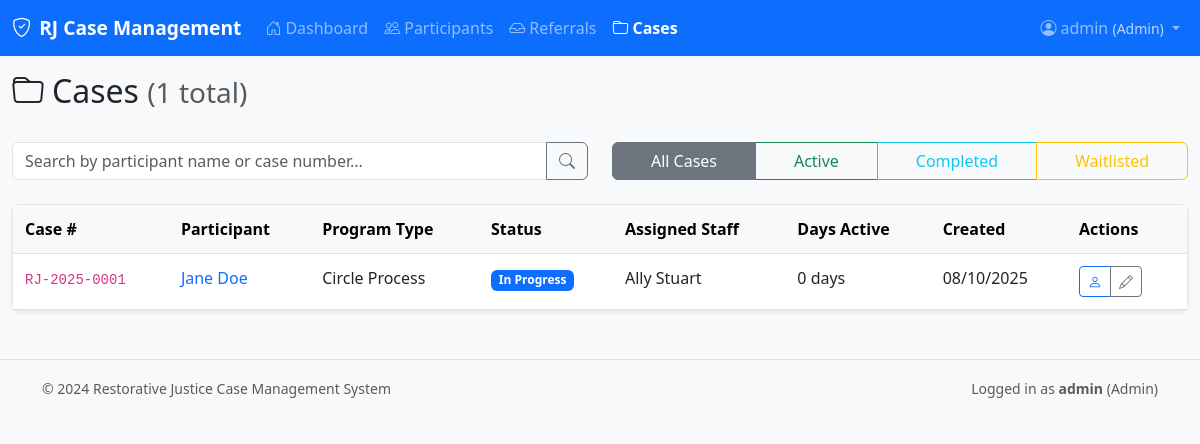
The app's page /cases (signed in) with its own data.
### models.py (models this page shows, shortened)
class User(UserMixin, db.Model):
    __tablename__ = 'users'
    id = db.Column(db.Integer, primary_key=True)
    username = db.Column(db.String(80), unique=True, nullable=False)
    email = db.Column(db.String(120), unique=True, nullable=False)
    password_hash = db.Column(db.String(255), nullable=False)
    role = db.Column(db.String(20), default='volunteer')  # volunteer, coordinator, admin
    created_at = db.Column(db.DateTime, default=datetime.utcnow)
    is_active = db.Column(db.Boolean, default=True)
    processed_referrals = db.relationship('Referral', backref='processor', lazy=True, foreign_keys='Referral.processed_by')
    @property
    def role_display(self):
        return self.role.title()

class Case(db.Model):
    __tablename__ = 'cases'
    id = db.Column(db.Integer, primary_key=True)
    participant_id = db.Column(db.Integer, db.ForeignKey('participants.id'), nullable=False)
    case_number = db.Column(db.String(50), unique=True, nullable=False)
    program_type = db.Column(db.String(100))
    status = db.Column(db.String(20), default='in-progress')  # completed, in-progress, waitlisted, paused, referred-out, no-show
    description = db.Column(db.Text)
    assigned_staff = db.Column(db.String(100))
    referral_date = db.Column(db.Date)
    intake_date = db.Column(db.Date)
    completion_date = db.Column(db.Date)
    referring_agency = db.Column(db.String(100))
    offense_type = db.Column(db.String(100))
    victim_info = db.Column(db.Text)
    outcome_notes = db.Column(db.Text)
    created_at = db.Column(db.DateTime, default=datetime.utcnow)
    updated_at = db.Column(db.DateTime, default=datetime.utcnow, onupdate=datetime.utcnow)
    @property
    def status_badge_class(self):
        status_classes = {
            'completed': 'success',
            'in-progress': 'primary',
            'waitlisted': 'warning',
            'paused': 'secondary',
            'referred-out': 'info',
            'no-show': 'danger'
        }
        return status_classes.get(self.status, 'secondary')
    @property
    def days_active(self):
        if self.status == 'completed' and self.completion_date:
            return (self.completion_date - self.created_at.date()).days
        else:
            return (datetime.now().date() - self.created_at.date()).days

class Participant(db.Model):
    __tablename__ = 'participants'
    id = db.Column(db.Integer, primary_key=True)
    first_name = db.Column(db.String(50), nullable=False)
    last_name = db.Column(db.String(50), nullable=False)
    date_of_birth = db.Column(db.Date)
    phone = db.Column(db.String(20))
    email = db.Column(db.String(120))
    street_address = db.Column(db.String(200))
    city = db.Column(db.String(50))
    state = db.Column(db.String(20))
    zip_code = db.Column(db.String(10))
    emergency_contact_name = db.Column(db.String(100))
    emergency_contact_phone = db.Column(db.String(20))
    emergency_contact_relationship = db.Column(db.String(50))
    school_name = db.Column(db.String(100))
    grade_level = db.Column(db.String(20))
    race = db.Column(db.String(100))
    ethnicity = db.Column(db.String(100))
    gender_identity = db.Column(db.String(50))
    sex = db.Column(db.String(20))
    pronouns = db.Column(db.String(50))
    family_structure = db.Column(db.String(100))
    allergies = db.Column(db.Text)
    illnesses_disabilities = db.Column(db.Text)
    primary_care_doctor = db.Column(db.String(200))
    emergency_instructions = db.Column(db.Text)
    preferred_contact_method = db.Column(db.String(50))
    preferred_language = db.Column(db.String(50))
    notes = db.Column(db.Text)
    source = db.Column(db.String(20), default='manual')  # manual, referral
    created_at = db.Column(db.DateTime, default=datetime.utcnow)
    updated_at = db.Column(db.DateTime, default=datetime.utcnow, onupdate=datetime.utcnow)
    cases = db.relationship('Case', backref='participant', lazy=True, cascade='all, delete-orphan')
    important_persons = db.relationship('ImportantPerson', backref='participant', lazy=True, cascade='all, delete-orphan')
    referral = db.relationship('Referral', backref='participant_record', lazy=True, uselist=False)
    @property
    def full_name(self):
        return f"{self.first_name} {self.last_name}"

### app.py (the view)
@app.route('/cases')
@login_required
def cases():
    status = request.args.get('status', '')
    search = request.args.get('search', '')
    page = request.args.get('page', 1, type=int)
    query = Case.query.join(Participant)
    if status:
        query = query.filter(Case.status == status)
    if search:
        query = query.filter(
            (Participant.first_name.contains(search)) |
            (Participant.last_name.contains(search)) |
            (Case.case_number.contains(search))
        )
    cases = query.order_by(Case.created_at.desc())\
                 .paginate(page=page, per_page=20, error_out=False)
    return render_template('cases.html', cases=cases, status=status, search=search)

### app.py (called while the page is built)
@login_manager.user_loader
def load_user(user_id):
    return User.query.get(int(user_id))

### templates/cases.html (shortened to what this page needs)
{% extends "base.html" %}
{% block content %}
<div class="row mb-4">
    <div class="col-md-8">
        <h2>
            <i class="bi bi-folder me-2"></i>Cases
            <small class="text-muted">({{ cases.total }} total)</small>
        </h2>
    </div>
</div>
<div class="row mb-4">
    <div class="col-md-6">
        <form method="GET" action="{{ url_for('cases') }}">
            <div class="input-group">
                <input type="text" class="form-control" name="search"
                       value="{{ search }}" placeholder="Search by participant name or case number...">
                <button class="btn btn-outline-secondary" type="submit">
                    <i class="bi bi-search"></i>
                </button>
            </div>
        </form>
    </div>
    <div class="col-md-6">
        <div class="btn-group w-100" role="group">
            <a href="{{ url_for('cases') }}"
               class="btn btn-outline-secondary{% if not status %} active{% endif %}">
                All Cases
            </a>
            <a href="{{ url_for('cases', status='in-progress') }}"
               class="btn btn-outline-success{% if status == 'in-progress' %} active{% endif %}">
                Active
            </a>
            <a href="{{ url_for('cases', status='completed') }}"
               class="btn btn-outline-info{% if status == 'completed' %} active{% endif %}">
                Completed
            </a>
            <a href="{{ url_for('cases', status='waitlisted') }}"
               class="btn btn-outline-warning{% if status == 'waitlisted' %} active{% endif %}">
                Waitlisted
            </a>
        </div>
    </div>
</div>
{% if cases.items %}
<div class="card">
    <div class="card-body p-0">
        <div class="table-responsive">
            <table class="table table-hover mb-0">
                <thead class="table-light">
                    <tr>
                        <th>Case #</th>
                        <th>Participant</th>
                        <th>Program Type</th>
                        <th>Status</th>
                        <th>Assigned Staff</th>
                        <th>Days Active</th>
                        <th>Created</th>
                        <th width="120">Actions</th>
                    </tr>
                </thead>
                <tbody>
                    {% for case in cases.items %}
                    <tr>
                        <td><code>{{ case.case_number }}</code></td>
                        <td>
                            <a href="{{ url_for('participant_detail', id=case.participant.id) }}"
                               class="text-decoration-none">
                                {{ case.participant.full_name }}
                            </a>
                        </td>
                        <td>{{ case.program_type.replace('-', ' ').title() if case.program_type else '-' }}</td>
                        <td>
                            <span class="badge bg-{{ case.status_badge_class }}">
                                {{ case.status.replace('-', ' ').title() }}
                            </span>
                        </td>
                        <td>{{ case.assigned_staff or '-' }}</td>
                        <td>{{ case.days_active }} days</td>
                        <td>{{ case.created_at.strftime('%m/%d/%Y') }}</td>
                        <td>
                            <div class="btn-group btn-group-sm">
                                <a href="{{ url_for('participant_detail', id=case.participant.id) }}"
                                   class="btn btn-outline-primary" title="View Participant">
                                    <i class="bi bi-person"></i>
                                </a>
                                <a href="{{ url_for('edit_case', id=case.id) }}"
                                   class="btn btn-outline-secondary" title="Edit Case">
                                    <i class="bi bi-pencil"></i>
                                </a>
                            </div>
                        </td>
                    </tr>
                    {% endfor %}
                </tbody>
            </table>
        </div>
    </div>
</div>
{% endif %}
{% endblock %}

### templates/base.html (shortened to what this page needs)
<!DOCTYPE html>
<html lang="en">
<head>
    <link href="https://cdnjs.cloudflare.com/ajax/libs/bootstrap/5.3.0/css/bootstrap.min.css" rel="stylesheet">
    <link href="https://cdnjs.cloudflare.com/ajax/libs/bootstrap-icons/1.10.0/font/bootstrap-icons.min.css" rel="stylesheet">
    <link href="{{ url_for('static', filename='css/style.css') }}" rel="stylesheet">
</head>
<body>
    <nav class="navbar navbar-expand-lg navbar-dark bg-primary">
        <div class="container-fluid">
            <a class="navbar-brand" href="{{ url_for('dashboard') }}">
                <i class="bi bi-shield-check me-2"></i>RJ Case Management
            </a>
            {% if current_user.is_authenticated %}
            <div class="collapse navbar-collapse" id="navbarNav">
                <ul class="navbar-nav me-auto">
                    <li class="nav-item">
                        <a class="nav-link {{ 'active' if request.endpoint == 'dashboard' }}"
                           href="{{ url_for('dashboard') }}">
                            <i class="bi bi-house-door me-1"></i>Dashboard
                        </a>
                    </li>
                    <li class="nav-item">
                        <a class="nav-link {{ 'active' if request.endpoint in ['participants', 'new_participant', 'participant_detail', 'edit_participant'] }}"
                           href="{{ url_for('participants') }}">
                            <i class="bi bi-people me-1"></i>Participants
                        </a>
                    </li>
                    {% if current_user.role in ['coordinator', 'admin'] %}
                    <li class="nav-item">
                        <a class="nav-link {{ 'active' if request.endpoint in ['referrals', 'referral_detail'] }}"
                           href="{{ url_for('referrals') }}">
                            <i class="bi bi-inbox me-1"></i>Referrals
                        </a>
                    </li>
                    {% endif %}
                    <li class="nav-item">
                        <a class="nav-link {{ 'active' if request.endpoint in ['cases', 'new_case', 'edit_case'] }}"
                           href="{{ url_for('cases') }}">
                            <i class="bi bi-folder me-1"></i>Cases
                        </a>
                    </li>
                </ul>
                <ul class="navbar-nav">
                    <li class="nav-item dropdown">
                        <a class="nav-link dropdown-toggle" href="#" role="button" data-bs-toggle="dropdown">
                            <i class="bi bi-person-circle me-1"></i>{{ current_user.username }}
                            <small class="text-light opacity-75">({{ current_user.role_display }})</small>
                        </a>
                    </li>
                </ul>
            </div>
            {% endif %}
        </div>
    </nav>
    <main class="container-fluid">
        {% block content %}{% endblock %}
    </main>
    <footer class="bg-light text-center text-muted py-3 mt-5">
        <div class="container">
            <div class="row">
                <div class="col-md-6 text-start">
                    <small>&copy; 2024 Restorative Justice Case Management System</small>
                </div>
                <div class="col-md-6 text-end">
                    <small>
                        {% if current_user.is_authenticated %}
                        Logged in as <strong>{{ current_user.username }}</strong> ({{ current_user.role_display }})
                        {% endif %}
                    </small>
                </div>
            </div>
        </div>
    </footer>
</body>
</html>

### static/css/style.css (style rules this page uses)
body { background-color: #f8f9fa; font-family: 'Segoe UI', Tahoma, Geneva, Verdana, sans-serif; }
.navbar-brand { font-weight: 600; font-size: 1.2rem; }
.card { box-shadow: 0 0.125rem 0.25rem rgba(0, 0, 0, 0.075); border: 1px solid rgba(0, 0, 0, 0.1); border-radius: 0.5rem; margin-bottom: 1rem; }
.table > :not(caption) > * > * { border-bottom-width: 1px; padding: 0.75rem; }
.badge { font-size: 0.75em; font-weight: 600; }
.btn { border-radius: 0.375rem; font-weight: 500; }
.btn-group-sm > .btn, .btn-sm { border-radius: 0.25rem; }
.nav-link.active { font-weight: 600; }
footer { border-top: 1px solid rgba(0, 0, 0, 0.1); margin-top: auto; }

### records on screen
User: username "admin", role_display "Admin"
Case: case_number "RJ-2025-0001", participant.full_name "Jane Doe", program_type.replace "Circle Process", status.replace "In Progress", assigned_staff "Ally Stuart", days_active "0", created_at "08/10/2025"

### other values on screen
{{ cases.total }} "1"
